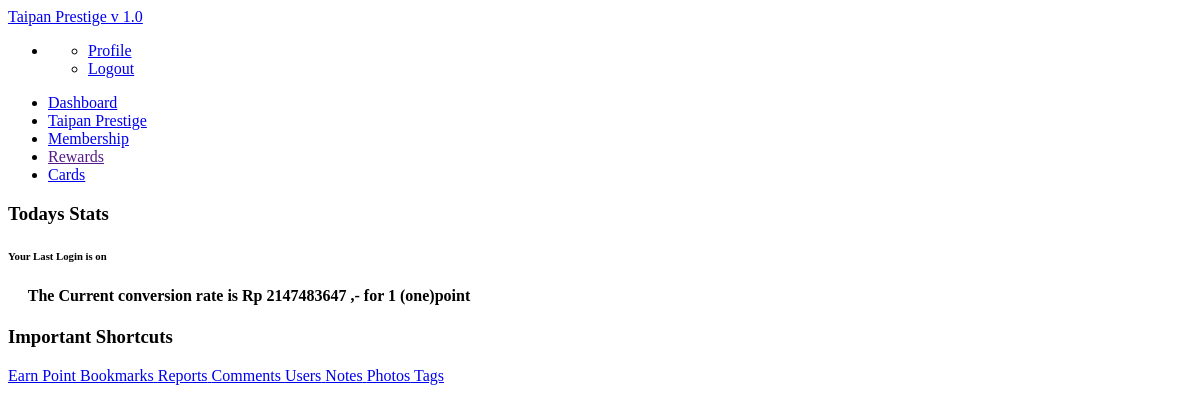
Page /home.php on the earlier database version.
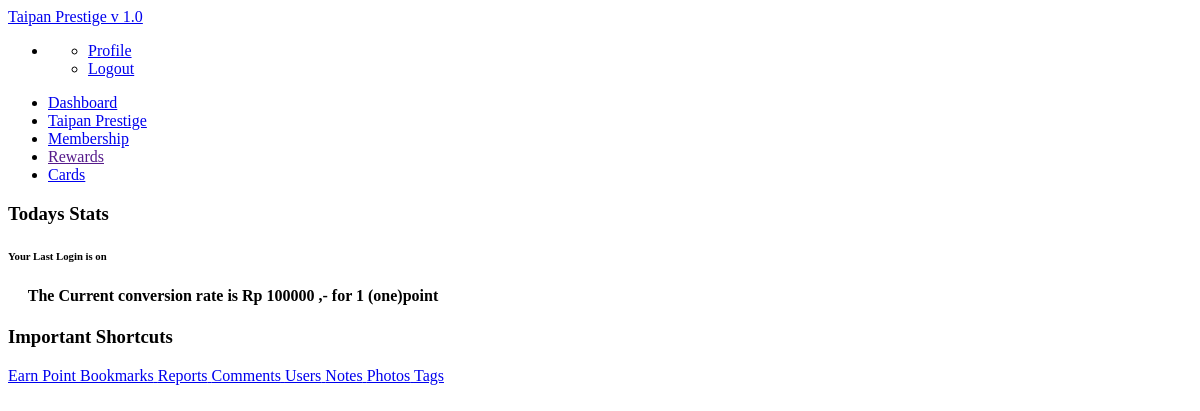
Same page on the later database version.
### tables this page shows
CREATE TABLE IF NOT EXISTS `rate` (
  `rates` int(11) NOT NULL
);

### home.php (the view)
<?php
if ($_GET['module']=='setrate'){
include "tprestige/srate.php";}
    elseif ($_GET['module']=='tprestige'){
    include "tprestige/tprestige.php";}
elseif ($_GET['module']=='earnpoint'){
  include "tprestige/earnpoint.php";}
  elseif ($_GET['module']=='cearnpoint'){
  include "tprestige/cearnpoint.php";}
    elseif ($_GET['module']=='checkearnpoint'){
  include "tprestige/checkearnpoint.php";}
elseif ($_GET['module']=='card'){
    include "active.php";
}
else{
include "nav.php";
echo '
    <div class="container">
      <div class="row">
        <div class="span6">
          <div class="widget widget-nopad">
            <div class="widget-header"> <i class="icon-list-alt"></i>
              <h3> Todays Stats</h3>
            </div>
            <div class="widget-content">
              <div class="widget big-stats-container">
                <div class="widget-content">
                  <h6 class="bigstats">';
?>
 <?php echo 'Your Last Login is on <b> ';?>
<?php
$nama = $_SESSION['user_name'];
$gettime=mysql_query("SELECT logintime FROM users WHERE user_name = '$nama'");
$time=mysql_fetch_array($gettime);
echo ''.$time['logintime'].'</b>';
?>
                  <?php echo '
                  </h6>
                  <div id="big_stats" class="cf">
                   <h4 >&nbsp; &nbsp;&nbsp;
                            The Current conversion rate is'; ?>
<?php
$getrate=mysql_query("SELECT rates FROM rate");
$ratte=mysql_fetch_array($getrate);
echo '
                            <b>Rp '.$ratte['rates'].' ,-</b> ';
?><?php echo'
                   for 1 (one)point
                   </h6>
                  </div>
                </div>
              </div>
            </div>
          </div>
        </div>
             <div class="span6">
          <div class="widget">
            <div class="widget-header"> <i class="icon-bookmark"></i>
              <h3>Important Shortcuts</h3>
            </div>
            <div class="widget-content">
              <div class="shortcuts"> <a href="?module=earnpoint" class="shortcut"><i class="shortcut-icon icon-star-empty"></i><span
                                        class="shortcut-label">Earn Point</span> </a><a href="javascript:;" class="shortcut"><i
                                            class="shortcut-icon icon-bookmark"></i><span class="shortcut-label">Bookmarks</span> </a><a href="javascript:;" class="shortcut"><i class="shortcut-icon icon-signal"></i> <span class="shortcut-label">Reports</span> </a><a href="javascript:;" class="shortcut"> <i class="shortcut-icon icon-comment"></i><span class="shortcut-label">Comments</span> </a><a href="javascript:;" class="shortcut"><i class="shortcut-icon icon-user"></i><span
                                                class="shortcut-label">Users</span> </a><a href="javascript:;" class="shortcut"><i
                                                    class="shortcut-icon icon-file"></i><span class="shortcut-label">Notes</span> </a><a href="javascript:;" class="shortcut"><i class="shortcut-icon icon-picture"></i> <span class="shortcut-label">Photos</span> </a><a href="javascript:;" class="shortcut"> <i class="shortcut-icon icon-tag"></i><span class="shortcut-label">Tags</span> </a> </div>
            </div>
          </div>
              </div>
            </div>
          </div>
        </div>
</div>
</div>
';}
?>

### nav.php
<?php
echo '
<body>
<div class="navbar navbar-fixed-top">
  <div class="navbar-inner">
    <div class="container"> <a class="btn btn-navbar" data-toggle="collapse" data-target=".nav-collapse"><span
                    class="icon-bar"></span><span class="icon-bar"></span><span class="icon-bar"></span> </a><a class="brand" href="index.php">Taipan Prestige v 1.0</a>
      <div class="nav-collapse">
        <ul class="nav pull-right">
          <li class="dropdown"><a href="#" class="dropdown-toggle" data-toggle="dropdown"><i
                            class="icon-user"></i>'; ?> <?php echo $_SESSION['user_name'];?> <?php echo '<b class="caret"> </b></a>
            <ul class="dropdown-menu">
              <li><a href="javascript:;">Profile</a></li>
              <li><a href="?logout">Logout</a></li>
            </ul>
          </li>
        </ul>
      </div>
    </div>
  </div>
</div>
<div class="subnavbar">
  <div class="subnavbar-inner">
    <div class="container">
      <ul class="mainnav">
        <li><a href="index.php"><i class="icon-dashboard"></i><span>Dashboard</span> </a> </li>
        <li><a href="?module=tprestige"> <i class="icon-credit-card"></i><span>Taipan Prestige</span></a>
        </li>
        <li><a href="#"><i class="icon-group"></i><span>Membership</span> </a></li>
        <li><a href=""><i class="icon-gift "></i><span>Rewards</span> </a> </li>
        <li ><a href="?module=card"><i class="icon-credit-card"></i><span>Cards</span></a></li>
      </ul>
    </div>
  </div>
</div>';
?>

Differences in the rows shown:
removed rate: rates "2147483647"
added rate: rates "100000"
